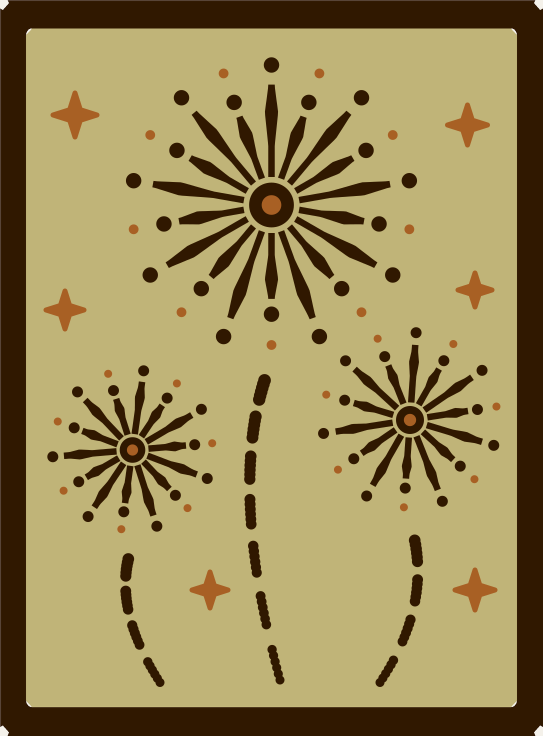
#> input picture Lantern/source/new_years/artwork-v1/new_years_1_fireworks.png, 1086 x 1471 px (shown at 1/2 size)
$ python make_sheet.py
#> lines starting #> are read from the running program, lines starting #| are printed output that depends on the picture
from PIL import Image, ImageDraw, ImageFont
import os
OUT=os.path.dirname(os.path.dirname(os.path.abspath(__file__)))
F='/usr/share/fonts/truetype/dejavu/DejaVuSans-Bold.ttf'; Fr='/usr/share/fonts/truetype/dejavu/DejaVuSans.ttf'
f=lambda s,b=True: ImageFont.truetype(F if b else Fr,s)
panels=[('new_years_1_fireworks.png','Fireworks'),('new_years_2_midnight_clock.png','Midnight clock'),
        ('new_years_3_champagne_toast.png','Champagne toast'),('new_years_4_party_hat_streamers.png','Party hat and streamers')]
PW,PH=1086,1471; M=70; top=300; cap=90
W=M*3+PW*2; H=top+(PH+cap+M)*2+40
s=Image.new('RGB',(W,H),(244,240,232)); d=ImageDraw.Draw(s)
#> after `s = Image.new('RGB', (W, H), (244, 240, 232))`:
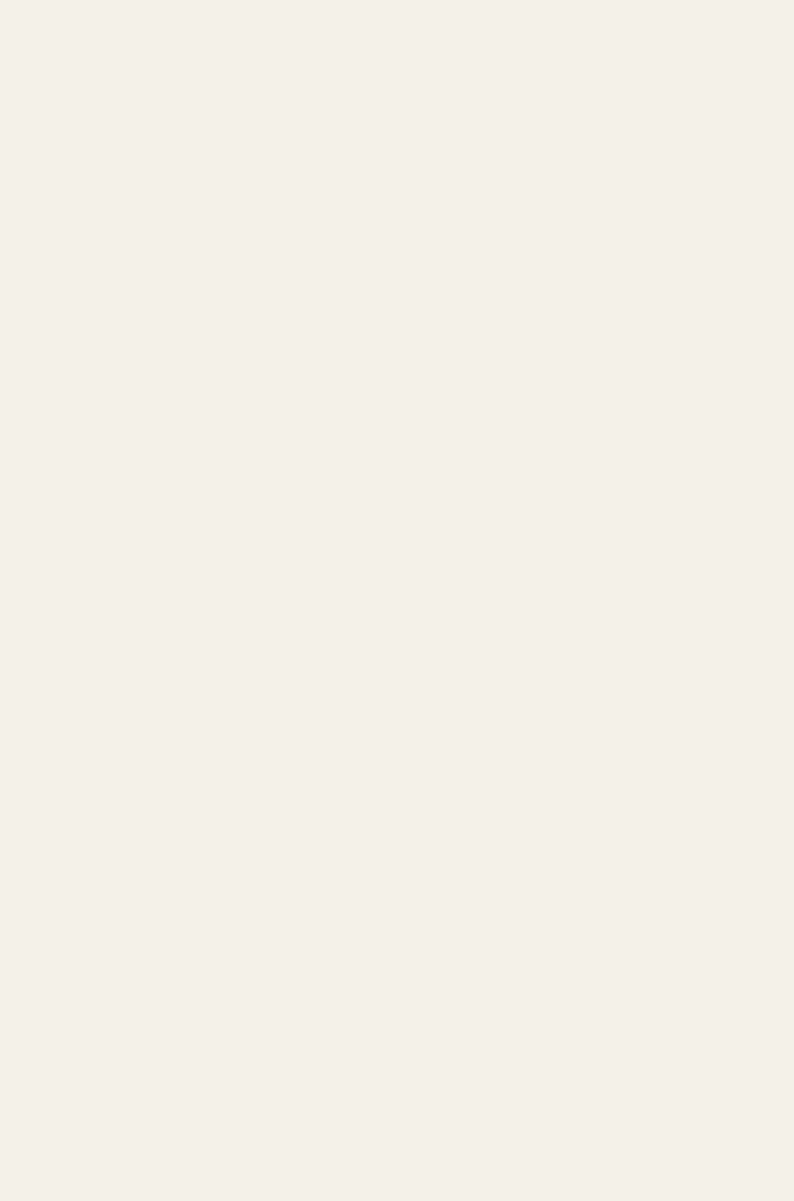
#> s: PIL image 2382x3602 RGB (shown at 1/3 size); mean R, G, B 244, 240, 232
d.text((M,50),"IMAGES FOR APPROVAL — NO STL",font=f(84),fill=(48,24,0))
d.text((M,160),"New Year's lantern panels v1 · 2D artwork only, not an exported STL · 77.5 × 105 mm panels",font=f(38,False),fill=(48,24,0))
d.text((M,215),"SIMULATED backlighting (not a photo): cream = 0.7 mm, amber = 1.1 mm, dark brown = 1.8 mm.",font=f(34,False),fill=(90,60,30))
d.text((M,252),"The 77.5 × 105 × 1.8 mm panels have been printed and fit the lantern well (confirmed by Shannon, Nov 2026).",font=f(34,False),fill=(90,60,30))
for i,(fn,lab) in enumerate(panels):
    x=M+(i%2)*(PW+M); y=top+(i//2)*(PH+cap+M)
    s.paste(Image.open(f'{OUT}/{fn}').convert('RGB'),(x,y)); d.text((x,y+PH+18),f'{i+1}  {lab}',font=f(46),fill=(48,24,0))
#> after `s.paste(Image.open(f'{OUT}/{fn}').convert('RGB'), (x, y))`:
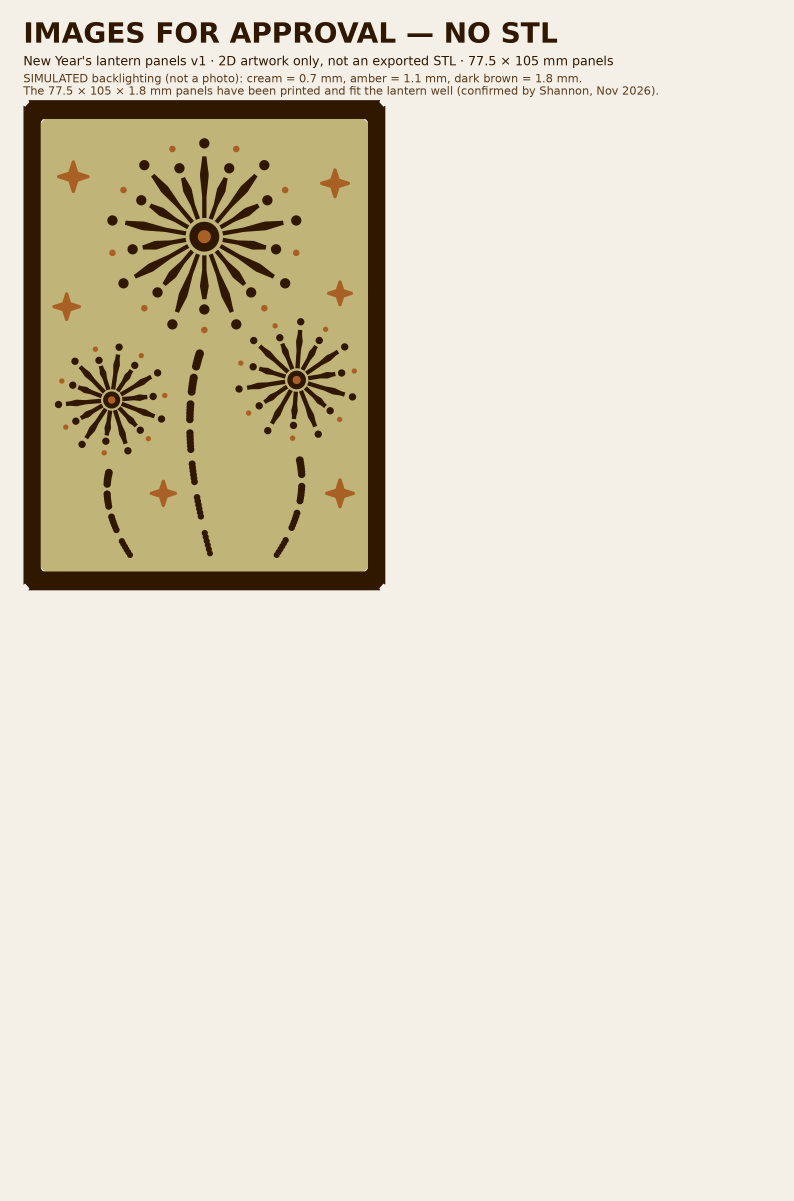
#> s: PIL image 2382x3602 RGB (shown at 1/3 size); mean R, G, B 225.8, 219.4, 203.3
#> pass 2 of the loop `for i,(fn,lab) in enumerate(panels):`:
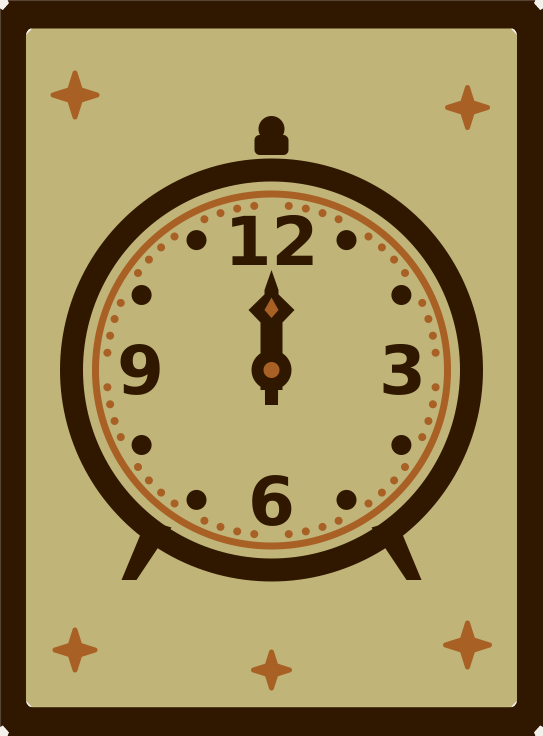
#> input picture Lantern/source/new_years/artwork-v1/new_years_2_midnight_clock.png, 1086 x 1471 px (shown at 1/2 size)
#> `s.paste(Image.open(f'{OUT}/{fn}').convert('RGB'), (x, y))`:
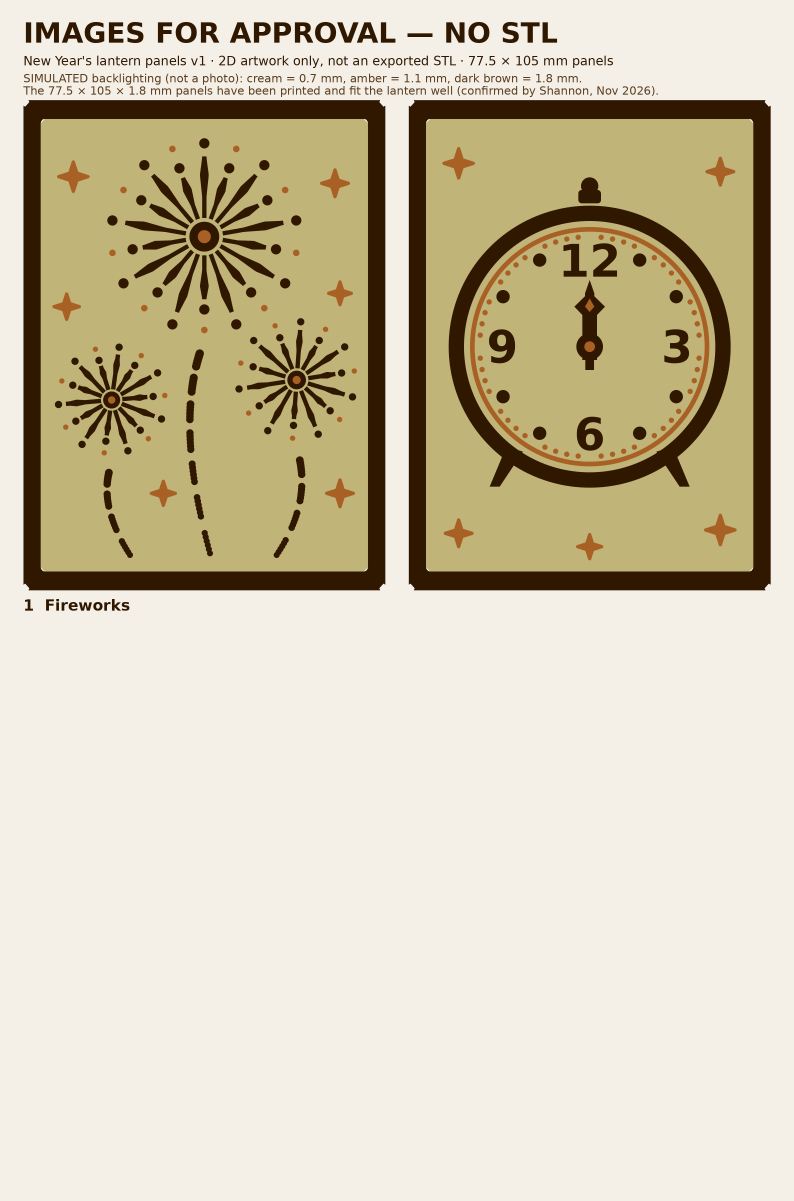
#> s: PIL image 2382x3602 RGB (shown at 1/3 size); mean R, G, B 208.7, 199.8, 175.8
#> pass 3 of the loop `for i,(fn,lab) in enumerate(panels):`:
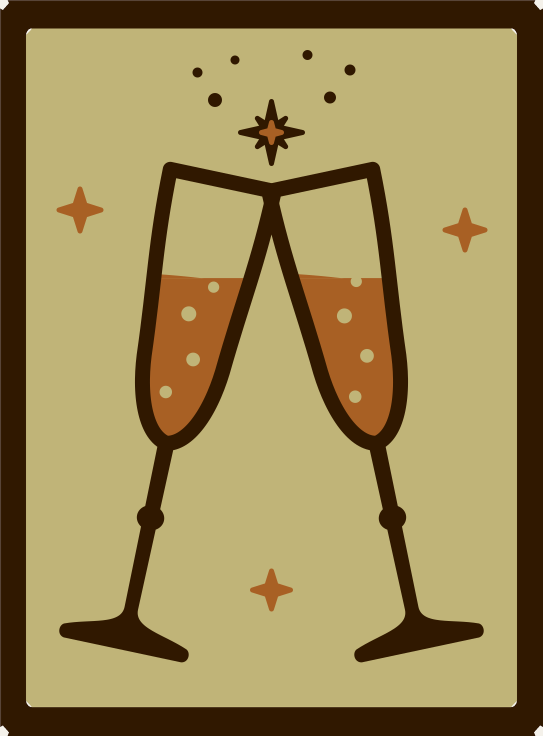
#> input picture Lantern/source/new_years/artwork-v1/new_years_3_champagne_toast.png, 1086 x 1471 px (shown at 1/2 size)
#> `s.paste(Image.open(f'{OUT}/{fn}').convert('RGB'), (x, y))`:
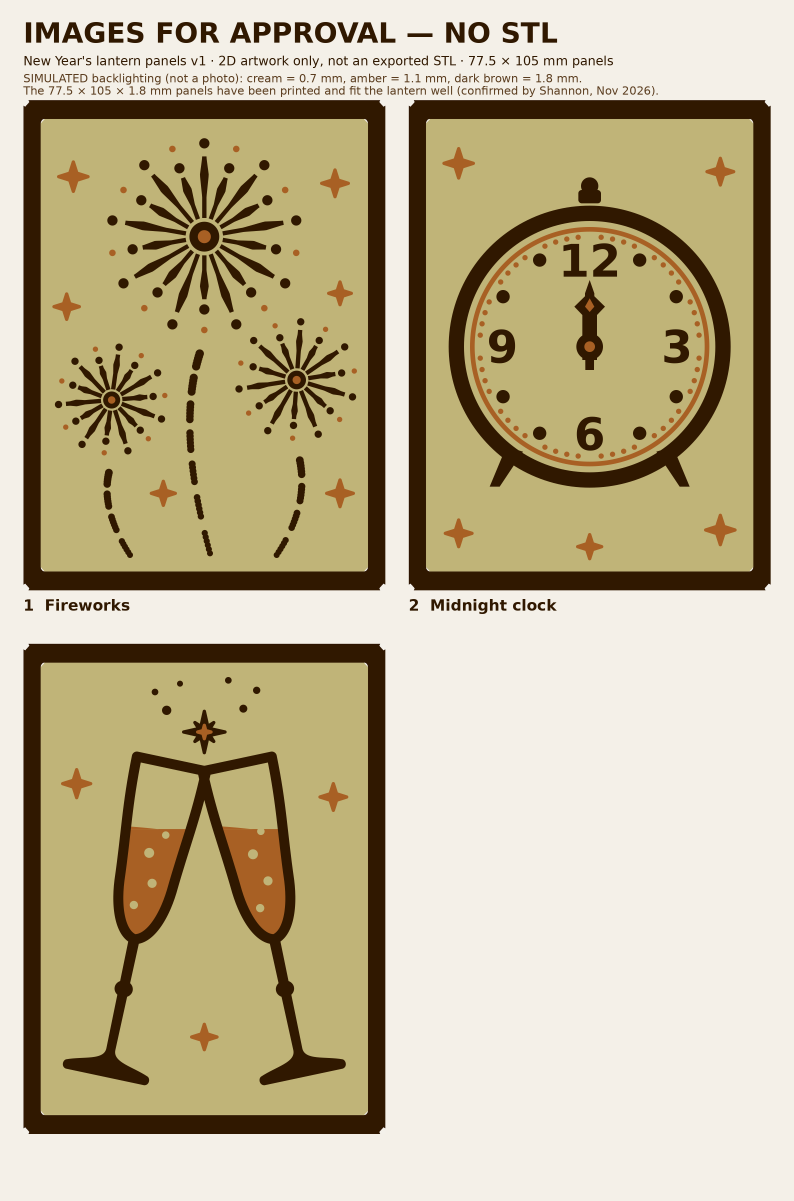
#> s: PIL image 2382x3602 RGB (shown at 1/3 size); mean R, G, B 192, 180.5, 148.4
#> the loop made 4 passes; the first 3 are shown
s.save(f'{OUT}/NEW_YEARS_v1_FOUR_UP_IMAGES_FOR_APPROVAL.png')
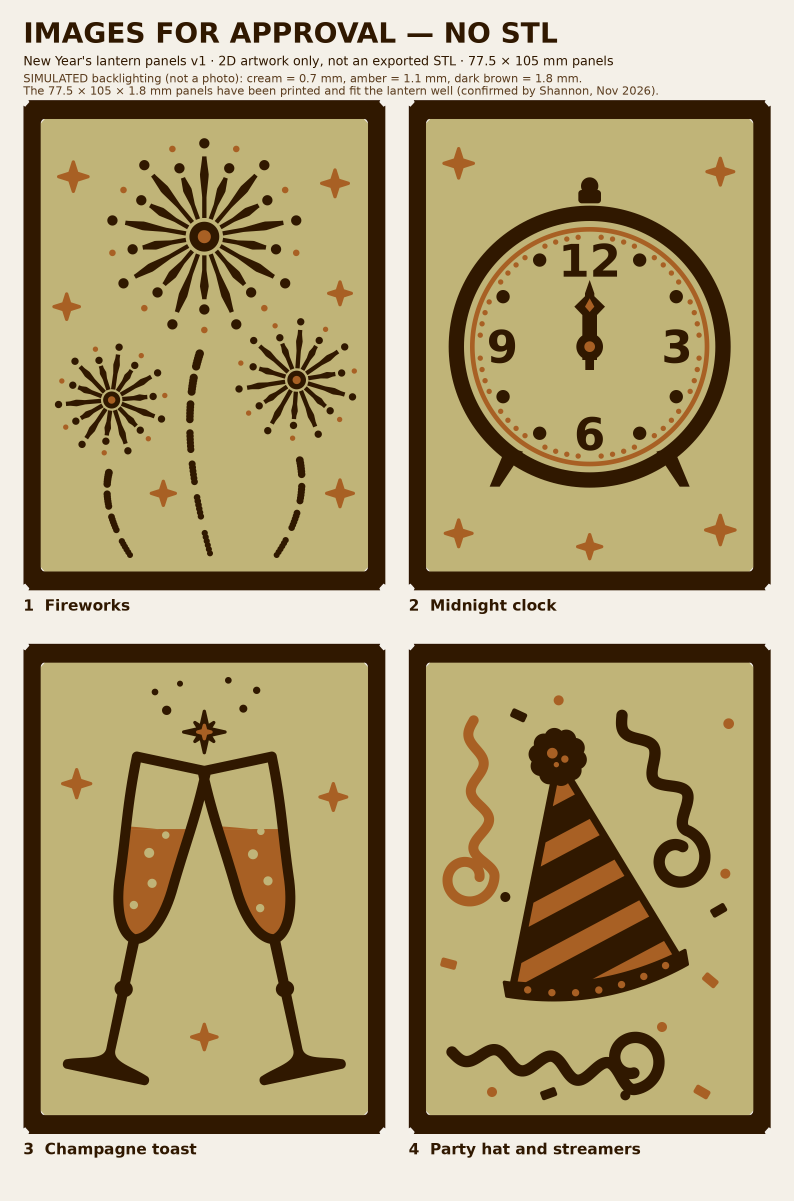
#> saved as NEW_YEARS_v1_FOUR_UP_IMAGES_FOR_APPROVAL.png: PIL image 2382x3602 RGB (shown at 1/3 size); mean R, G, B 173.2, 158.7, 119.2
s.resize((W//4,H//4),Image.LANCZOS).save(f'{OUT}/check_fourup_quarter_scale.png')
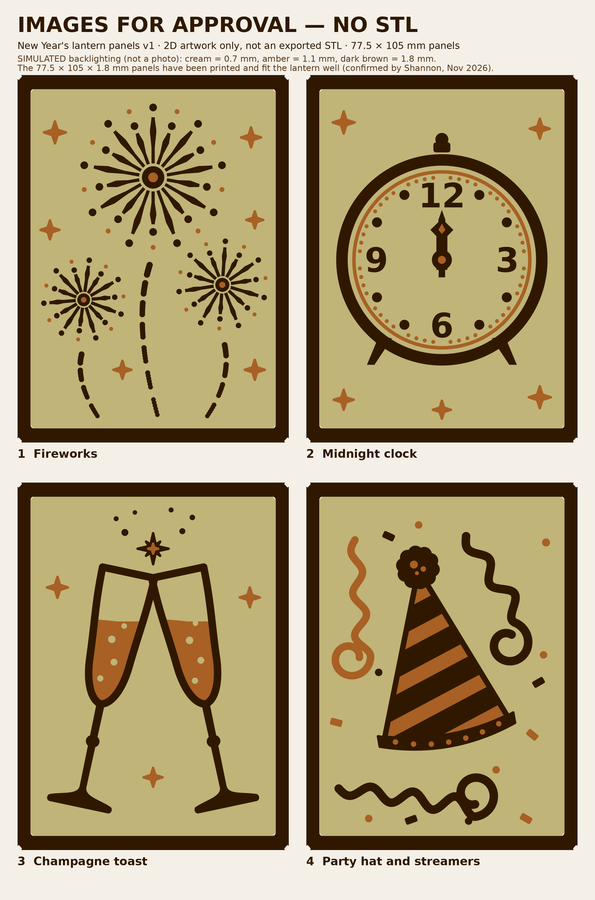
#> saved as check_fourup_quarter_scale.png: PIL image 595x900 RGB; mean R, G, B 173.2, 158.7, 119.5
